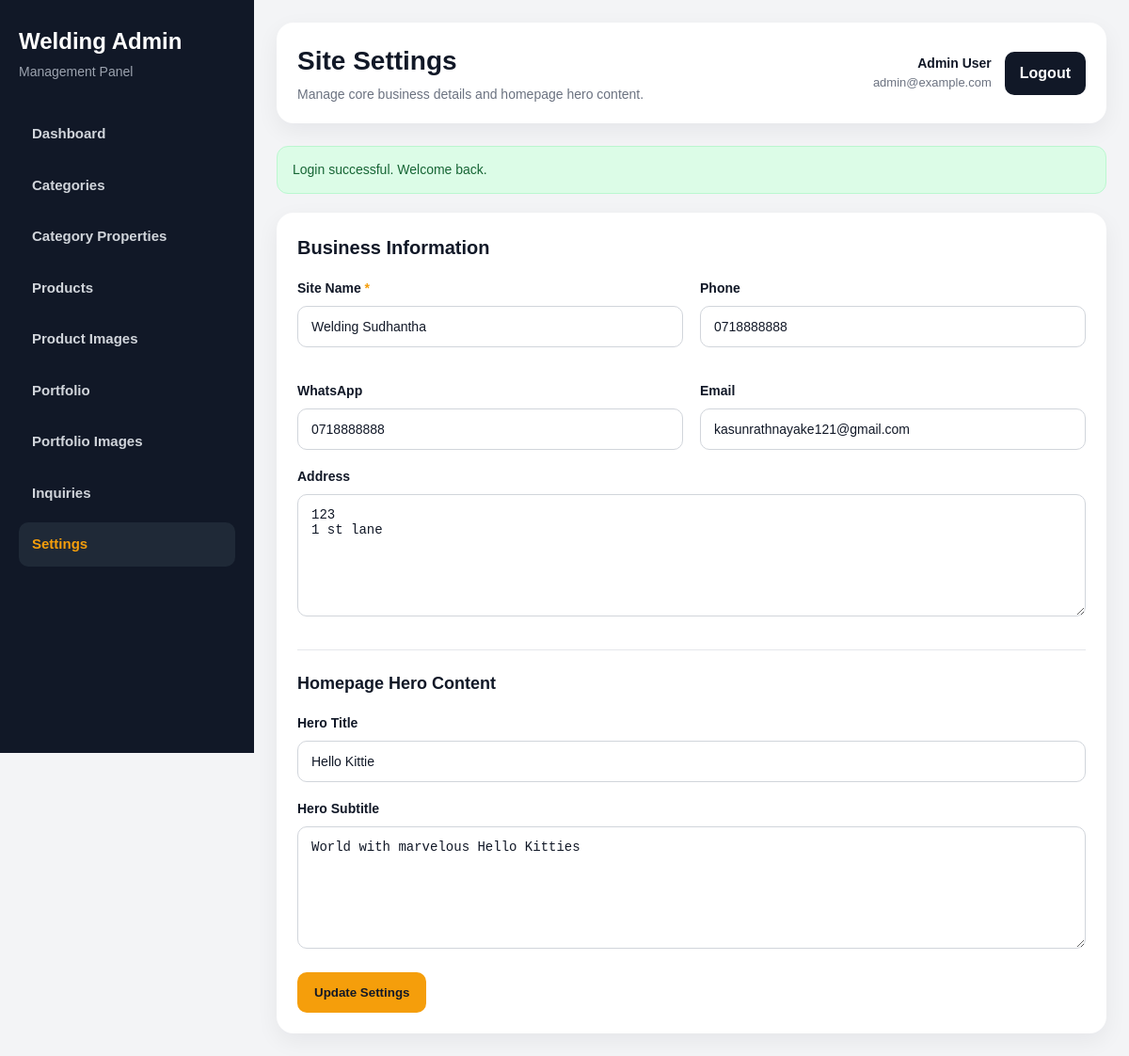
The page /admin/settings/index.php (signed in) on the database its author committed.
### tables this page shows
CREATE TABLE `site_settings` (
  `id` int NOT NULL,
  `site_name` varchar(200) NOT NULL,
  `phone` varchar(50) DEFAULT NULL,
  `whatsapp` varchar(50) DEFAULT NULL,
  `email` varchar(150) DEFAULT NULL,
  `address` text,
  `hero_title` varchar(255) DEFAULT NULL,
  `hero_subtitle` text
);

### includes/functions.php (called while the page is built, shortened)
<?php
function e($value): string
{
    return htmlspecialchars((string)($value ?? ''), ENT_QUOTES, 'UTF-8');
}
function get_flash(string $key): ?string
{
    if (!isset($_SESSION['flash'][$key])) {
        return null;
    }
    $message = $_SESSION['flash'][$key];
    return $message;
}

### admin/includes/auth.php (called while the page is built, shortened)
<?php
require_once __DIR__ . '/../../includes/db.php';
require_once __DIR__ . '/../../includes/functions.php';
$stmt = $pdo->prepare("SELECT id, full_name, email, created_at FROM admins WHERE id = ? LIMIT 1");
$stmt->execute([$_SESSION['admin_id']]);
$admin = $stmt->fetch();

### admin/settings/index.php (the view, shortened to what this page needs)
<?php
require_once __DIR__ . '/../includes/auth.php';
$pageHeading = 'Site Settings';
$pageSubheading = 'Manage core business details and homepage hero content.';
$successMessage = get_flash('success');
$stmt = $pdo->query("SELECT * FROM site_settings ORDER BY id ASC LIMIT 1");
$settings = $stmt->fetch();
$settingsId = $settings['id'] ?? 0;
$siteName = $settings['site_name'] ?? '';
$phone = $settings['phone'] ?? '';
$whatsapp = $settings['whatsapp'] ?? '';
$email = $settings['email'] ?? '';
$address = $settings['address'] ?? '';
$heroTitle = $settings['hero_title'] ?? '';
$heroSubtitle = $settings['hero_subtitle'] ?? '';
require_once __DIR__ . '/../includes/header.php';
?>
<div class="admin-layout">
    <?php require_once __DIR__ . '/../includes/sidebar.php'; ?>
    <main class="admin-main">
        <?php require_once __DIR__ . '/../includes/topbar.php'; ?>
        <?php if ($successMessage): ?>
            <div class="alert alert-success"><?php echo e($successMessage); ?></div>
        <?php endif; ?>
        <section class="content-card settings-card">
            <div class="content-card-header">
                <h3>Business Information</h3>
            </div>
            <form method="POST" action="" class="admin-form" novalidate>
                <div class="form-grid">
                    <div class="form-group">
                        <label for="site_name">Site Name <span>*</span></label>
                        <input
                            type="text"
                            id="site_name"
                            name="site_name"
                            maxlength="200"
                            value="<?php echo e($siteName); ?>"
                            placeholder="Enter site name"
                            required
                        >
                    </div>
                    <div class="form-group">
                        <label for="phone">Phone</label>
                        <input
                            type="text"
                            id="phone"
                            name="phone"
                            maxlength="50"
                            value="<?php echo e($phone); ?>"
                            placeholder="Enter phone number"
                        >
                    </div>
                    <div class="form-group">
                        <label for="whatsapp">WhatsApp</label>
                        <input
                            type="text"
                            id="whatsapp"
                            name="whatsapp"
                            maxlength="50"
                            value="<?php echo e($whatsapp); ?>"
                            placeholder="Enter WhatsApp number"
                        >
                    </div>
                    <div class="form-group">
                        <label for="email">Email</label>
                        <input
                            type="email"
                            id="email"
                            name="email"
                            maxlength="150"
                            value="<?php echo e($email); ?>"
                            placeholder="Enter email address"
                        >
                    </div>
                </div>
                <div class="form-group">
                    <label for="address">Address</label>
                    <textarea
                        id="address"
                        name="address"
                        placeholder="Enter business address"><?php echo e($address); ?></textarea>
                </div>
                <div class="section-block">
                    <div class="section-block-header">
                        <h4>Homepage Hero Content</h4>
                    </div>
                    <div class="form-group">
                        <label for="hero_title">Hero Title</label>
                        <input
                            type="text"
                            id="hero_title"
                            name="hero_title"
                            maxlength="255"
                            value="<?php echo e($heroTitle); ?>"
                            placeholder="Enter hero title"
                        >
                    </div>
                    <div class="form-group">
                        <label for="hero_subtitle">Hero Subtitle</label>
                        <textarea
                            id="hero_subtitle"
                            name="hero_subtitle"
                            placeholder="Enter hero subtitle"><?php echo e($heroSubtitle); ?></textarea>
                    </div>
                </div>
                <button type="submit" class="btn btn-primary">
                    <?php echo $settingsId > 0 ? 'Update Settings' : 'Save Settings'; ?>
                </button>
            </form>
        </section>
    </main>
</div>
<?php require_once __DIR__ . '/../includes/footer.php'; ?>

### admin/includes/topbar.php (shortened to what this page needs)
<header class="admin-topbar">
    <div class="topbar-left">
        <div class="topbar-left-text">
            <h1><?php echo e($pageHeading ?? 'Dashboard'); ?></h1>
            <p><?php echo e($pageSubheading ?? 'Welcome to the admin panel.'); ?></p>
        </div>
    </div>
    <div class="topbar-right">
        <div class="admin-user-box">
            <span class="admin-user-name"><?php echo e($admin['full_name']); ?></span>
            <span class="admin-user-email"><?php echo e($admin['email']); ?></span>
        </div>
        <a class="logout-btn" href="<?php echo ADMIN_URL; ?>logout.php">Logout</a>
    </div>
</header>

### assets/css/admin/shared.css (style rules this page uses)
* { box-sizing: border-box; margin: 0; padding: 0; }
html, body { min-height: 100%; }
body { font-family: Arial, sans-serif; background: #f3f4f6; color: #111827; line-height: 1.5; overflow-x: hidden; }
a { text-decoration: none; }
.alert { padding: 14px 16px; border-radius: 12px; margin-bottom: 20px; font-size: 14px; }
.alert-success { background: #dcfce7; color: #166534; border: 1px solid #bbf7d0; }
.btn { display: inline-flex; align-items: center; justify-content: center; border: none; border-radius: 10px; cursor: pointer; text-decoration: none; font-weight: 700; transition: 0.2s ease; }
.btn-primary { background: #f59e0b; color: #111827; padding: 14px 18px; }
.admin-form .form-group { margin-bottom: 18px; }
.admin-form label { display: block; margin-bottom: 8px; font-size: 14px; font-weight: 700; }
.admin-form label span { color: #f59e0b; }
.admin-form input, .admin-form textarea, .admin-form select { width: 100%; padding: 13px 14px; border: 1px solid #d1d5db; border-radius: 10px; outline: none; font-size: 14px; background: #ffffff; color: #111827; }
.admin-layout { display: flex; min-height: 100vh; }
.admin-main { flex: 1; min-width: 0; padding: 24px; overflow: visible; }
.admin-topbar { display: flex; justify-content: space-between; align-items: center; gap: 20px; margin-bottom: 24px; background: #ffffff; border-radius: 18px; padding: 20px 22px; box-shadow: 0 8px 24px rgba(17, 24, 39, 0.06); position: sticky; top: 24px; z-index: 100; }
.topbar-left { display: flex; align-items: center; gap: 14px; }
.topbar-left-text h1 { font-size: 28px; margin-bottom: 4px; }
.topbar-left-text p { color: #6b7280; font-size: 14px; }
.topbar-right { display: flex; align-items: center; gap: 14px; }
.admin-user-box { display: flex; flex-direction: column; text-align: right; }
.admin-user-name { font-weight: 700; font-size: 14px; }
.admin-user-email { color: #6b7280; font-size: 13px; }
.logout-btn { display: inline-flex; align-items: center; justify-content: center; background: #111827; color: #ffffff; padding: 11px 16px; border-radius: 10px; font-weight: 700; transition: 0.2s ease; }

### assets/css/admin/settings.css (style rules this page uses)
.content-card { background: #ffffff; border-radius: 18px; padding: 22px; box-shadow: 0 8px 24px rgba(17, 24, 39, 0.06); }
.content-card-header { margin-bottom: 18px; }
.content-card-header h3 { font-size: 20px; color: #111827; }
.settings-card { max-width: 1000px; }
.form-grid { display: grid; grid-template-columns: repeat(2, minmax(0, 1fr)); gap: 18px; }
.section-block { margin-top: 28px; padding-top: 22px; border-top: 1px solid #e5e7eb; }
.section-block-header { margin-bottom: 18px; }
.section-block-header h4 { font-size: 18px; color: #111827; }
textarea { resize: vertical; min-height: 130px; }

### rows shown on the page
site_settings: site_name "Welding Sudhantha", phone "0718888888", whatsapp "0718888888", email "kasunrathnayake121@gmail.com", address "123 1 st lane", hero_title "Hello Kittie", hero_subtitle "World with marvelous Hello Kitties"

### other values the page prints
$pageHeading "Site Settings"
$pageSubheading "Manage core business details and homepage hero content."
$admin['full_name'] "Admin User"
$admin['email'] "admin@example.com"
$successMessage "Login successful. Welcome back."
